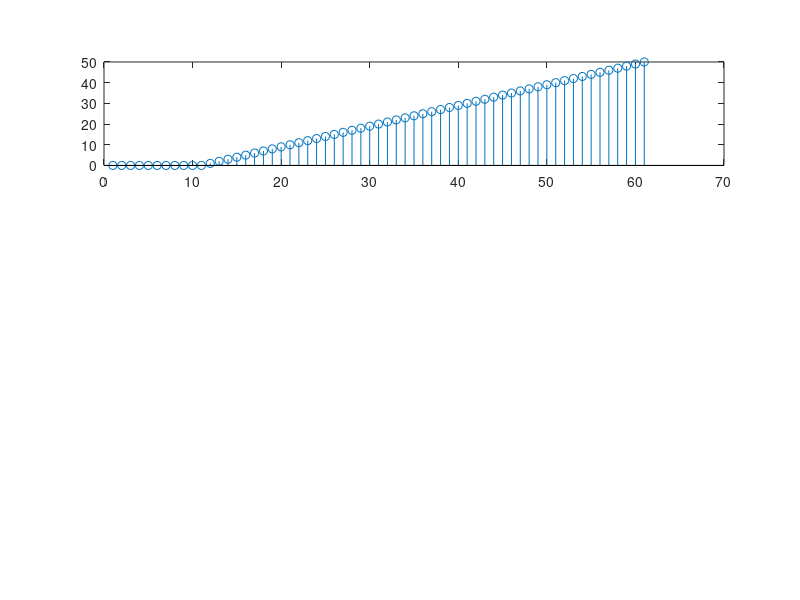

Reproduce this figure in MATLAB.
n = -10:50;
x1 = (1).*(n>=0).*n + (0).*(n<0).*n;
x2 = (1).*(n>=0).*exp(3*n) + (0).*(n<0).*exp(3*n);
X = x1;
Y = x2;
z = zeros(1,length(X)+length(Y)-1);
X = [X,zeros(1,length(Y)-1)];
Y = [Y,zeros(1,length(X)-1)];
z(1) = X(1)*Y(1);
for i = 2:(length(x1)+length(x2)-1)
    for j = 1:i
        z(i) = z(i) + X(j)*Y(i+1-j);
    end
end
subplot(3,1,1)
stem(x1)
subplot(3,1,2)
stem(x2)
subplot(3,1,3)
stem(z)
title('Convolution of discrete signals')